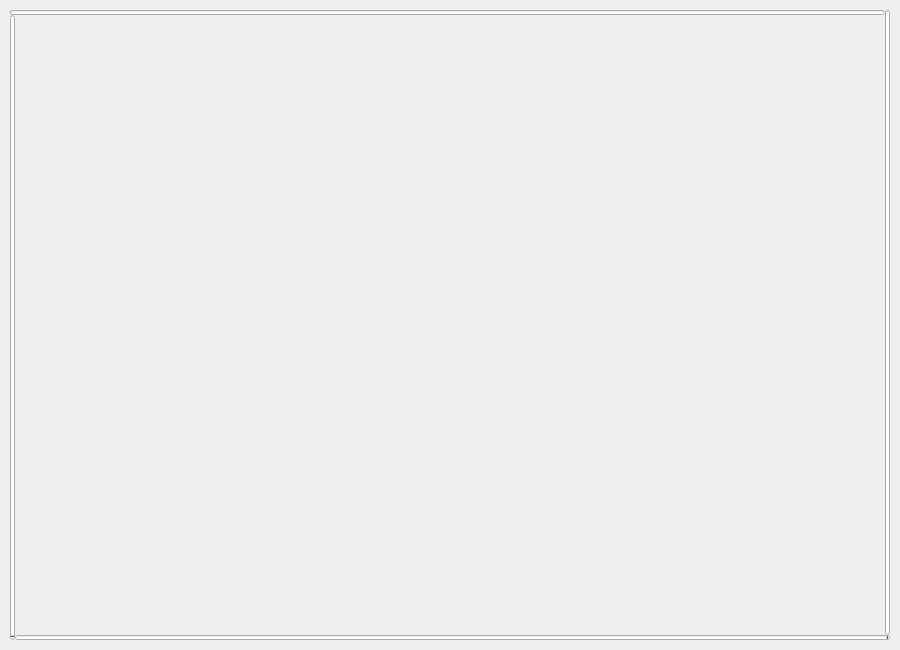
<?xml version="1.0" encoding="UTF-8"?>
<ui version="4.0">
 <class>MainWindow</class>
 <widget class="QMainWindow" name="MainWindow">
  <property name="geometry">
   <rect>
    <x>0</x>
    <y>0</y>
    <width>900</width>
    <height>650</height>
   </rect>
  </property>
  <property name="sizePolicy">
   <sizepolicy hsizetype="Fixed" vsizetype="Fixed">
    <horstretch>0</horstretch>
    <verstretch>0</verstretch>
   </sizepolicy>
  </property>
  <property name="minimumSize">
   <size>
    <width>900</width>
    <height>650</height>
   </size>
  </property>
  <property name="windowTitle">
   <string>MainWindow</string>
  </property>
  <widget class="QWidget" name="centralwidget">
   <property name="sizePolicy">
    <sizepolicy hsizetype="Fixed" vsizetype="Fixed">
     <horstretch>0</horstretch>
     <verstretch>0</verstretch>
    </sizepolicy>
   </property>
   <widget class="QProgressBar" name="prog_top">
    <property name="geometry">
     <rect>
      <x>10</x>
      <y>10</y>
      <width>875</width>
      <height>5</height>
     </rect>
    </property>
    <property name="maximum">
     <number>10000</number>
    </property>
    <property name="value">
     <number>0</number>
    </property>
    <property name="textVisible">
     <bool>false</bool>
    </property>
   </widget>
   <widget class="QProgressBar" name="prog_bottom">
    <property name="geometry">
     <rect>
      <x>15</x>
      <y>635</y>
      <width>875</width>
      <height>5</height>
     </rect>
    </property>
    <property name="maximum">
     <number>10000</number>
    </property>
    <property name="value">
     <number>0</number>
    </property>
    <property name="textVisible">
     <bool>false</bool>
    </property>
    <property name="invertedAppearance">
     <bool>true</bool>
    </property>
   </widget>
   <widget class="QProgressBar" name="prog_right">
    <property name="geometry">
     <rect>
      <x>885</x>
      <y>10</y>
      <width>5</width>
      <height>625</height>
     </rect>
    </property>
    <property name="maximum">
     <number>10000</number>
    </property>
    <property name="value">
     <number>0</number>
    </property>
    <property name="textVisible">
     <bool>false</bool>
    </property>
    <property name="orientation">
     <enum>Qt::Vertical</enum>
    </property>
    <property name="invertedAppearance">
     <bool>true</bool>
    </property>
   </widget>
   <widget class="QProgressBar" name="prog_left">
    <property name="geometry">
     <rect>
      <x>10</x>
      <y>15</y>
      <width>5</width>
      <height>625</height>
     </rect>
    </property>
    <property name="maximum">
     <number>10000</number>
    </property>
    <property name="value">
     <number>0</number>
    </property>
    <property name="textVisible">
     <bool>false</bool>
    </property>
    <property name="orientation">
     <enum>Qt::Vertical</enum>
    </property>
   </widget>
  </widget>
 </widget>
 <resources>
  <include location="image.qrc"/>
 </resources>
 <connections/>
</ui>
